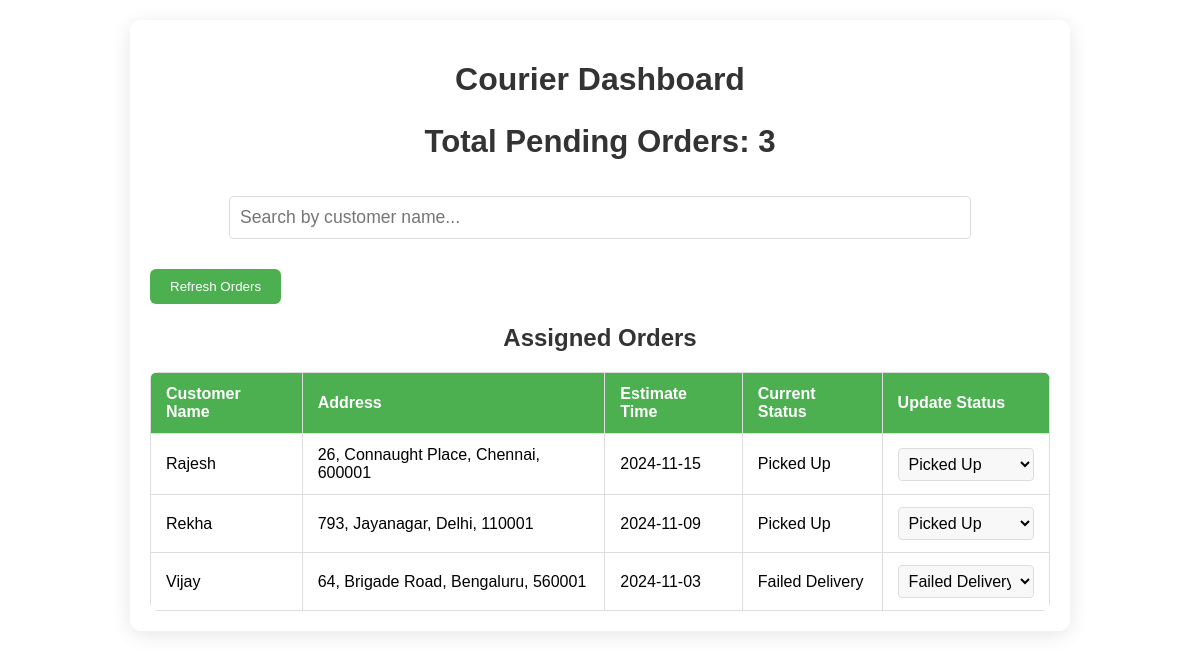
The app's page /courier/4/orders with its own data.
### models.py (models this page shows)
class Order(db.Model):
    __tablename__ = 'order'
    order_id = db.Column(db.Integer, primary_key=True)
    customer_name = db.Column(db.String(100), nullable=False)
    customer_address = db.Column(db.String(200), nullable=False)
    customer_phone = db.Column(db.String(15), nullable=False)
    pincode = db.Column(db.Integer, nullable=False)
    courier_id = db.Column(db.Integer, db.ForeignKey('courier.courier_id'), nullable=False)
    status = db.Column(db.String(50), nullable=False, default='Pending')
    estimated_delivery = db.Column(db.Date, nullable=False)
    created_at = db.Column(db.DateTime, default=datetime.now(timezone.utc))
    updated_at = db.Column(db.DateTime, default=datetime.now(timezone.utc), onupdate=datetime.now(timezone.utc))
    courier = db.relationship('Courier', back_populates='orders')
    audit_logs = db.relationship('Audit', back_populates='order', lazy='dynamic')

### app.py (the view)
@app.route('/courier/<int:courier_id>/orders', methods=['GET'])
def get_assigned_orders(courier_id):
    courier = Courier.query.get(courier_id)
    if not courier:
        return jsonify({'error': 'Courier not found'}), 404
    orders = Order.query.filter(Order.courier_id==courier_id, Order.status != "Delivered").all()
    orders_list = [{
        'order_id': order.order_id,
        'customer_name': order.customer_name,
        'customer_address': order.customer_address+', '+str(order.pincode),
        'customer_phone': order.customer_phone,
        'status': order.status,
        'estimated_delivery':order.estimated_delivery,
        'created_at': order.created_at,
        'updated_at': order.updated_at
    } for order in orders]
    if request.args.get('json'):
        return jsonify({'orders': orders_list})
    return render_template('index.html', orders=orders_list, courier_id=courier_id)

### templates/index.html (shortened to what this page needs)
<!DOCTYPE html>
<html lang="en">
<head>
    <link rel="stylesheet" href="{{ url_for('static', filename='styles.css') }}">
</head>
<body>
    <div class="container">
        <h1>Courier Dashboard</h1>
        <div class="summary">
            <h2>Total Pending Orders: <span id="total-pending">{{ orders|length }}</span></h2>
        </div>
        <div class="search-container">
            <input type="text" id="search-pending" class="search-input" placeholder="Search by customer name..." onkeyup="filterPendingOrders()">
        </div>
        <button class="refresh-button" onclick="refreshPendingOrders()">Refresh Orders</button>
        <h2>Assigned Orders</h2>
        <table id="pending-orders-table">
            <thead>
                <tr>
                    <th>Customer Name</th>
                    <th>Address</th>
                    <th>Estimate Time</th>
                    <th>Current Status</th>
                    <th>Update Status</th>
                </tr>
            </thead>
            <tbody id="pending-orders-body">
                {% for order in orders %}
                <tr>
                    <td>{{ order['customer_name'] }}</td>
                    <td>{{ order['customer_address'] }}</td>
                    <td>{{ order['estimated_delivery'] }}</td>
                    <td class="current-status">{{ order['status'] }}</td>
                    <td>
                        <form action="{{ url_for('update_order_status') }}" method="post" class="status-form">
                            <select name="new_status" class="status-dropdown" onchange="handleStatusChange(this)">
                                <option value="Picked Up" {% if order['status'] == 'Picked Up' %}selected{% endif %}>Picked Up</option>
                                <option value="Failed Delivery" {% if order['status'] == 'Failed Delivery' %}selected{% endif %}>Failed Delivery</option>
                            </select>
                        </form>
                    </td>
                </tr>
                {% endfor %}
            </tbody>
        </table>
    </div>
</body>
</html>

### static/styles.css (style rules this page uses)
body { font-family: 'Arial', sans-serif; background-image: url('images/logistics.png'); background-size: cover; background-attachment: fixed; margin: 0; padding: 20px; }
h1, h2 { text-align: center; color: #333; }
.container { max-width: 900px; margin: auto; background: rgba(255, 255, 255, 0.9); padding: 20px; border-radius: 12px; box-shadow: 0 4px 20px rgba(0, 0, 0, 0.1); }
table { width: 100%; border-collapse: collapse; margin-top: 20px; border-radius: 8px; overflow: hidden; background-color: white; }
table th, table td { border: 1px solid #ddd; padding: 12px 15px; text-align: left; }
table th { background-color: #4CAF50; color: white; }
table tbody tr { transition: background-color 0.3s ease; }
.status-dropdown { width: 100%; padding: 6px; border: 1px solid #ddd; border-radius: 4px; cursor: pointer; background-color: #f8f8f8; }
.summary { margin: 20px 0; text-align: center; font-size: 1.3em; }
.search-container { margin: 20px 0; text-align: center; }
.search-input { padding: 10px; width: 80%; border: 1px solid #ddd; border-radius: 4px; font-size: 1em; }
.refresh-button { padding: 10px 20px; background-color: #4CAF50; color: white; border: none; border-radius: 6px; cursor: pointer; margin-top: 10px; transition: background-color 0.3s ease; }
input[type="text"] { font-size: 1.1em; margin-top: 10px; }
table td select { font-size: 1em; }

### records on screen
Order: customer_name "Rajesh", customer_address "26, Connaught Place, Chennai, 600001", estimated_delivery "2024-11-15", status "Picked Up", new_status "Picked Up"
Order: customer_name "Rekha", customer_address "793, Jayanagar, Delhi, 110001", estimated_delivery "2024-11-09", status "Picked Up", new_status "Picked Up"
Order: customer_name "Vijay", customer_address "64, Brigade Road, Bengaluru, 560001", estimated_delivery "2024-11-03", status "Failed Delivery", new_status "Failed Delivery"

### other values on screen
{{ orders|length }} "3"
